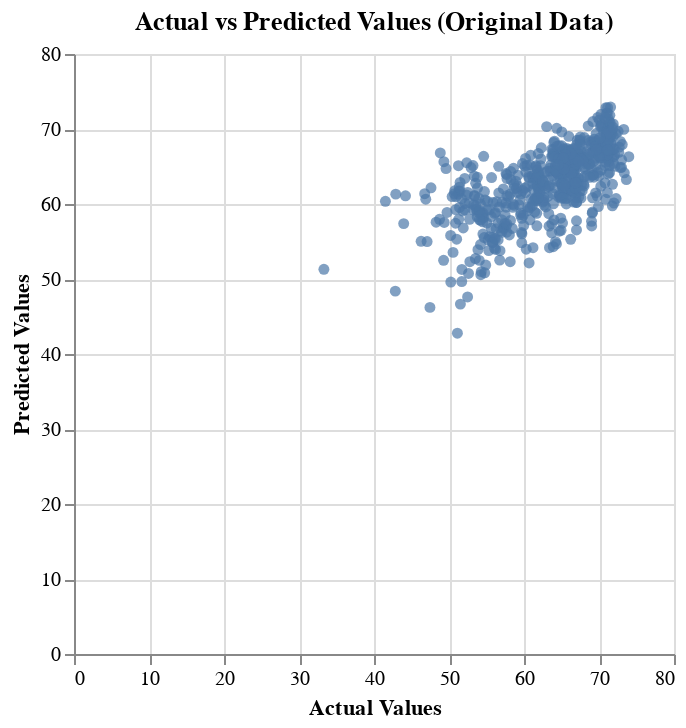

Here is the notebook cell this chart was saved with:
### Code cell
# Prediction results original data
x_test_main = sm.tools.add_constant(test_main.iloc[:, [0, 2, 3, 4, 5, 6]])
y_test_main = test_main.loc[:, 'HLE at birth']

pred_main = result_main.predict(x_test_main)

pred_main_df = pd.DataFrame({'Actual Values': y_test_main, 'Predicted Values': pred_main})

# Plot
plot_main = alt.Chart(pred_main_df).mark_circle().encode(
    x='Actual Values',
    y='Predicted Values'
).properties(
    title='Actual vs Predicted Values (Original Data)'
)
plot_main

### Figure 1 — Vega-Lite specification as saved in the notebook (floating-point values rounded to 4 significant figures; data arrays with more than 128 entries replaced by an {"elided": "..."} marker saying what was removed)
{"$schema": "https://vega.github.io/schema/vega-lite/v5.15.1.json", "config": {"view": {"continuousHeight": 300, "continuousWidth": 300}}, "data": {"name": "data-3776ccc6150471c9b0df0dbc3db5bcd8"}, "datasets": {"data-3776ccc6150471c9b0df0dbc3db5bcd8": {"elided": "587 records"}}, "encoding": {"x": {"field": "Actual Values", "type": "quantitative"}, "y": {"field": "Predicted Values", "type": "quantitative"}}, "mark": {"type": "circle"}, "title": "Actual vs Predicted Values (Original Data)"}
